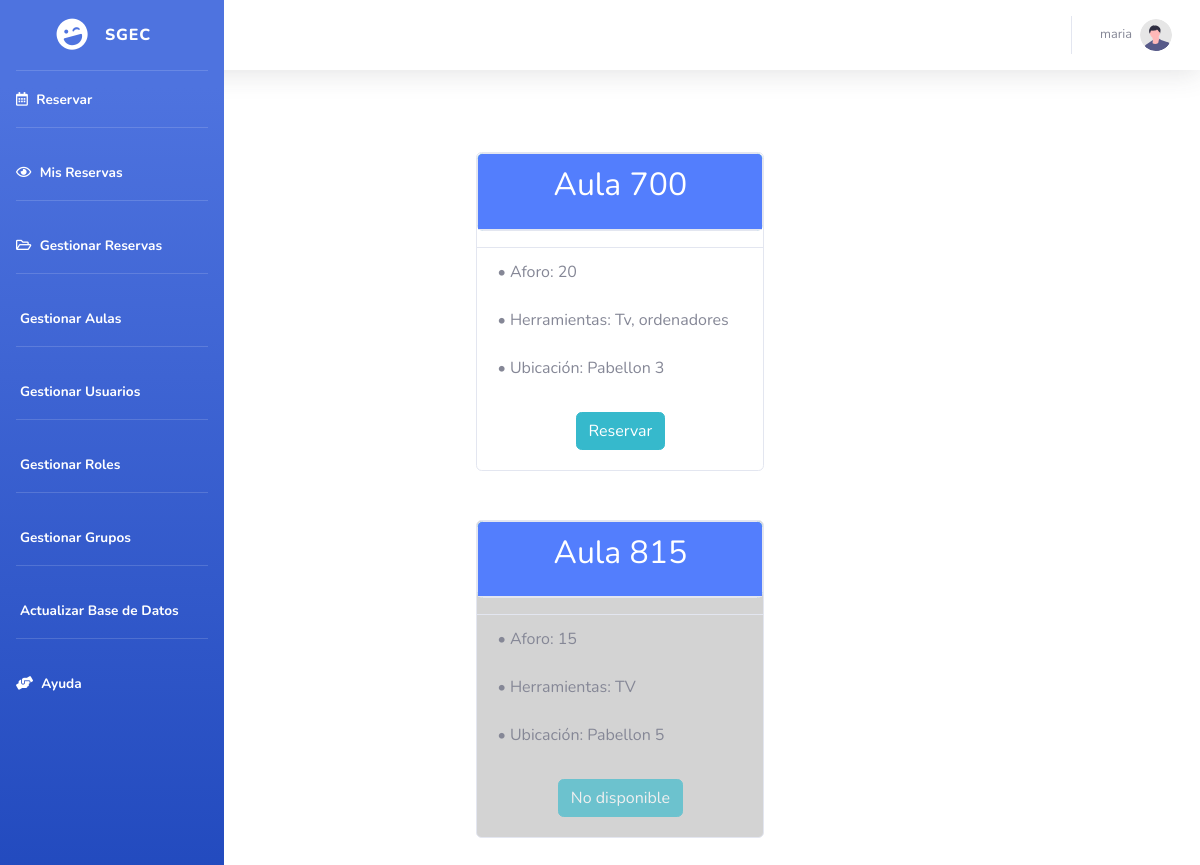
Page /index2.php (signed in) on the earlier database version.
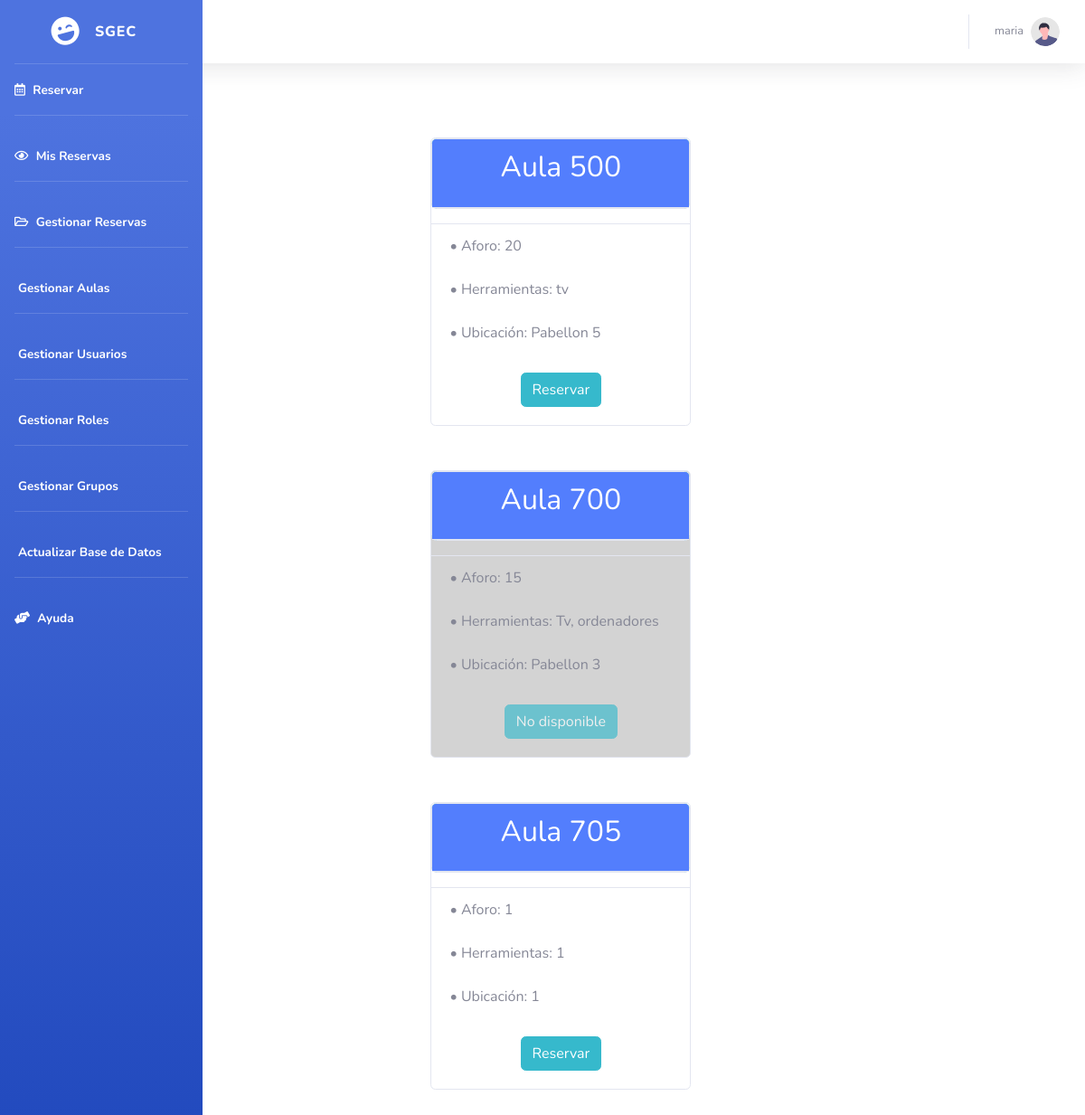
Same page on the later database version.
### tables this page shows
CREATE TABLE `aulas` (
  `id` varchar(220) NOT NULL,
  `ubicacion` varchar(220) NOT NULL,
  `informacion` varchar(220) NOT NULL,
  `aforo` int(100) NOT NULL,
  `habilitado` tinyint(1) NOT NULL
);

### index2.php (the view, shortened to what this page needs)
<!DOCTYPE html>
<html>
<head>
<link rel="stylesheet" href="https://cdn.jsdelivr.net/npm/bootstrap@4.3.1/dist/css/bootstrap.min.css">
</head>
<div style="        display: flex;
    flex-direction: column;
    align-items: center;
    justify-content: center;
    flex-wrap: wrap;
    padding-left: 16%;
    padding-right: 16%;
    margin-top: 12%;" >
<?php
include "menu1.php";
$dbHost     = "localhost";
$dbUsername = "root";
$dbPassword = "";
$dbName     = "sgec";
$db = new mysqli($dbHost, $dbUsername, $dbPassword, $dbName);
$result = $db->query("SELECT id, ubicacion, informacion, aforo, habilitado FROM aulas GROUP BY id");
if($result->num_rows > 0){
        while($row = $result->fetch_assoc()){ ?>
        <?php if ($row['habilitado']==0){ ?>
            <div class="card bg-gray" style="width: 18rem; margin-left:5%; margin-top:1%;margin-bottom:5%">
            <div class="card text-white bg-info mb-3" style="max-width: 18rem;">
                <div class="card-header">
                <h2 class="card-title" style="text-align:center"><?php echo $row['id']; ?></h2>
                </div>
            </div>
            <ul class="list-group list-group-flush">
                <li class="list-group-item bg-gray">• Aforo: <?php echo $row['aforo']; ?></li>
                <li class="list-group-item bg-gray">• Herramientas: <?php echo $row['informacion']; ?></li>
                <li class="list-group-item bg-gray">• Ubicación: <?php echo $row['ubicacion']; ?></li>
            </ul>
            <div class="card-body">
                    <div class="d-flex justify-content-center">
                        <button type="submit" class="btn btn-info" disabled>No disponible</button>
                    </div>
            </div>
        </div>
        <?php } else{ ?>
            <div class="card" style="width: 18rem; margin-left:5%; margin-top:1%;margin-bottom:5%">
            <div class="card text-white bg-info mb-3" style="max-width: 18rem;">
                <div class="card-header">
                <h2 class="card-title" style="text-align:center"><?php echo $row['id']; ?></h2>
                </div>
            </div>
            <ul class="list-group list-group-flush">
                <li class="list-group-item">• Aforo: <?php echo $row['aforo']; ?></li>
                <li class="list-group-item">• Herramientas: <?php echo $row['informacion']; ?></li>
                <li class="list-group-item">• Ubicación: <?php echo $row['ubicacion']; ?></li>
            </ul>
            <div class="card-body">
                    <div class="d-flex justify-content-center">
                        <a href="calendario.php?id=<?php echo $row['id']?>"><button type="submit" class="btn btn-info">Reservar</button></a>
                    </div>
            </div>
        </div>
        <?php }  ?>
        <?php } ?>
<?php } ?>
</div>
</body>
</html>

### menu1.php (shortened to what this page needs)
<html>
    <head>
<link href="vendor/fontawesome-free/css/all.min.css" rel="stylesheet" type="text/css">
<link href="css/sb-admin-2.min.css" rel="stylesheet">
    </head>
<body>
<?php
echo "
    <div class='menu' style='z-index:3'>
        <ul class='navbar-nav bg-gradient-primary sidebar sidebar-dark accordion' id='accordionSidebar'>
            <a class='sidebar-brand d-flex align-items-center justify-content-center' href='index.php'>
                <div class='sidebar-brand-icon rotate-n-15'>
                    <i class='fas fa-laugh-wink'></i>
                </div>
                <div class='sidebar-brand-text mx-3'>sgec</div>
            </a>
            <hr class='sidebar-divider my-0'>
            <li class='nav-item active'>
                <a class='nav-link' href='index.php'>
                    <i class='far fa-calendar-alt'></i>
                    <span>Reservar</span></a>
            </li>
            <hr class='sidebar-divider'>
            <li class='nav-item active'>
                <a class='nav-link' href='crudMisReservas.php'>
                    <i class='far fa-eye'></i>
                    <span>Mis Reservas</span></a>
            </li>";
     if($_SESSION['crudReservas']==1){
         echo "
            <hr class='sidebar-divider'>
            <li class='nav-item active'>
                <a class='nav-link' href='crudReservas.php'>
                    <i class='far fa-folder-open'></i>
                    <span>Gestionar Reservas</span></a>
            </li>";
         } else{};
    if($_SESSION['crudAulas']==1){
         echo "
            <hr class='sidebar-divider'>
            <li class='nav-item active'>
                <a class='nav-link' href='crudAulas.php'>
                    <i class='bi-house-door-fill'></i>
                    <span>Gestionar Aulas</span></a>
            </li>";
     } else{}
     if($_SESSION['crudUsuarios']==1){
         echo "
            <hr class='sidebar-divider'>
            <li class='nav-item active'>
                <a class='nav-link' href='crudAulas.php'>
                    <i class='bi-person-fill'></i>
                    <span>Gestionar Usuarios</span></a>
            </li>";
    } else{}
if($_SESSION['crudUsuarios']==1){
    echo "
       <hr class='sidebar-divider'>
       <li class='nav-item active'>
           <a class='nav-link' href='crudAulas.php'>
               <i class='bi-toggles'></i>
               <span>Gestionar Roles</span></a>
       </li>";
} else{}
if($_SESSION['crudUsuarios']==1){
    echo "
       <hr class='sidebar-divider'>
       <li class='nav-item active'>
           <a class='nav-link' href='crudAulas.php'>
               <i class='bi-people-fill'></i>
               <span>Gestionar Grupos</span></a>
       </li>";
} else{}
if($_SESSION['crudUsuarios']==1){
    echo "
       <hr class='sidebar-divider'>
       <li class='nav-item active'>
           <a class='nav-link' href='crudAulas.php'>
               <i class='bi-upload'></i>
               <span>Actualizar Base de Datos</span></a>
       </li>";
} else{}
echo "
<hr class='sidebar-divider'>
<li class='nav-item active'>
    <a class='nav-link' href='crudAulas.php'>
        <i class='fas fa-hands-helping'></i>
        <span>Ayuda</span></a>
</li>
</ul>
</div>
";
?>
<nav class="navbar navbar-expand navbar-light bg-white topbar mb-4 static-top shadow">
<ul class="navbar-nav ml-auto">
    <li class="nav-item dropdown no-arrow">
        <a class="nav-link dropdown-toggle" href="#" id="userDropdown" role="button"
            data-toggle="dropdown" aria-haspopup="true" aria-expanded="false">
            <span class="mr-2 d-none d-lg-inline text-gray-600 small"><?php echo $_SESSION['nombre'];?></span>
            <img class="img-profile rounded-circle"
                src="img/undraw_profile.svg">
        </a>
    </li>
</ul>
</nav>
</body>
</html>

### index2.php (style rules this page uses)
.card-body { display: flex; align-items: flex-end; justify-content: center; }
.card-header { background-color:#537efd !important }
.bg-gray { background-color: lightgray !important; }

### menu1.php (style rules this page uses)
.menu { top: 0px; position: absolute; left:0px; bottom:0px }
.navbar { top: 0px !important; position: absolute !important; right: 0px !important; left: 0px !important; }
.menu>ul { bottom: 0px; position: absolute; top:0px }

Differences in the rows shown:
removed aulas: id "Aula 815", aforo "15", informacion "TV", ubicacion "Pabellon 5"
added aulas: id "Aula 500", aforo "20", informacion "tv", ubicacion "Pabellon 5"
changed aulas "Aula 700": aforo "20" → "15"; habilitado "Reservar" → "No disponible"
added aulas: id "Aula 705", aforo "1", informacion "1", ubicacion "1"
